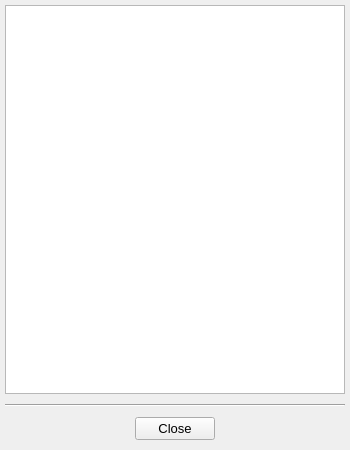
<?xml version="1.0" encoding="UTF-8"?>
<ui version="4.0">
 <class>DeviceWindow</class>
 <widget class="QWidget" name="DeviceWindow">
  <property name="geometry">
   <rect>
    <x>0</x>
    <y>0</y>
    <width>350</width>
    <height>450</height>
   </rect>
  </property>
  <property name="minimumSize">
   <size>
    <width>350</width>
    <height>450</height>
   </size>
  </property>
  <property name="windowTitle">
   <string>Connected Device(s)</string>
  </property>
  <layout class="QVBoxLayout" name="verticalLayout">
   <property name="spacing">
    <number>10</number>
   </property>
   <property name="leftMargin">
    <number>5</number>
   </property>
   <property name="topMargin">
    <number>5</number>
   </property>
   <property name="rightMargin">
    <number>5</number>
   </property>
   <property name="bottomMargin">
    <number>5</number>
   </property>
   <item>
    <widget class="QListWidget" name="listWidgetDevices">
     <property name="font">
      <font>
       <pointsize>10</pointsize>
      </font>
     </property>
    </widget>
   </item>
   <item>
    <widget class="Line" name="line">
     <property name="orientation">
      <enum>Qt::Orientation::Horizontal</enum>
     </property>
    </widget>
   </item>
   <item>
    <layout class="QHBoxLayout" name="horizontalLayout">
     <property name="spacing">
      <number>5</number>
     </property>
     <property name="topMargin">
      <number>0</number>
     </property>
     <property name="bottomMargin">
      <number>5</number>
     </property>
     <item>
      <spacer name="horizontalSpacer">
       <property name="orientation">
        <enum>Qt::Orientation::Horizontal</enum>
       </property>
       <property name="sizeHint" stdset="0">
        <size>
         <width>40</width>
         <height>20</height>
        </size>
       </property>
      </spacer>
     </item>
     <item>
      <widget class="QPushButton" name="pushButtonClose">
       <property name="font">
        <font>
         <pointsize>10</pointsize>
        </font>
       </property>
       <property name="text">
        <string>Close</string>
       </property>
      </widget>
     </item>
     <item>
      <spacer name="horizontalSpacer_2">
       <property name="orientation">
        <enum>Qt::Orientation::Horizontal</enum>
       </property>
       <property name="sizeHint" stdset="0">
        <size>
         <width>40</width>
         <height>20</height>
        </size>
       </property>
      </spacer>
     </item>
    </layout>
   </item>
  </layout>
 </widget>
 <resources/>
 <connections/>
</ui>
